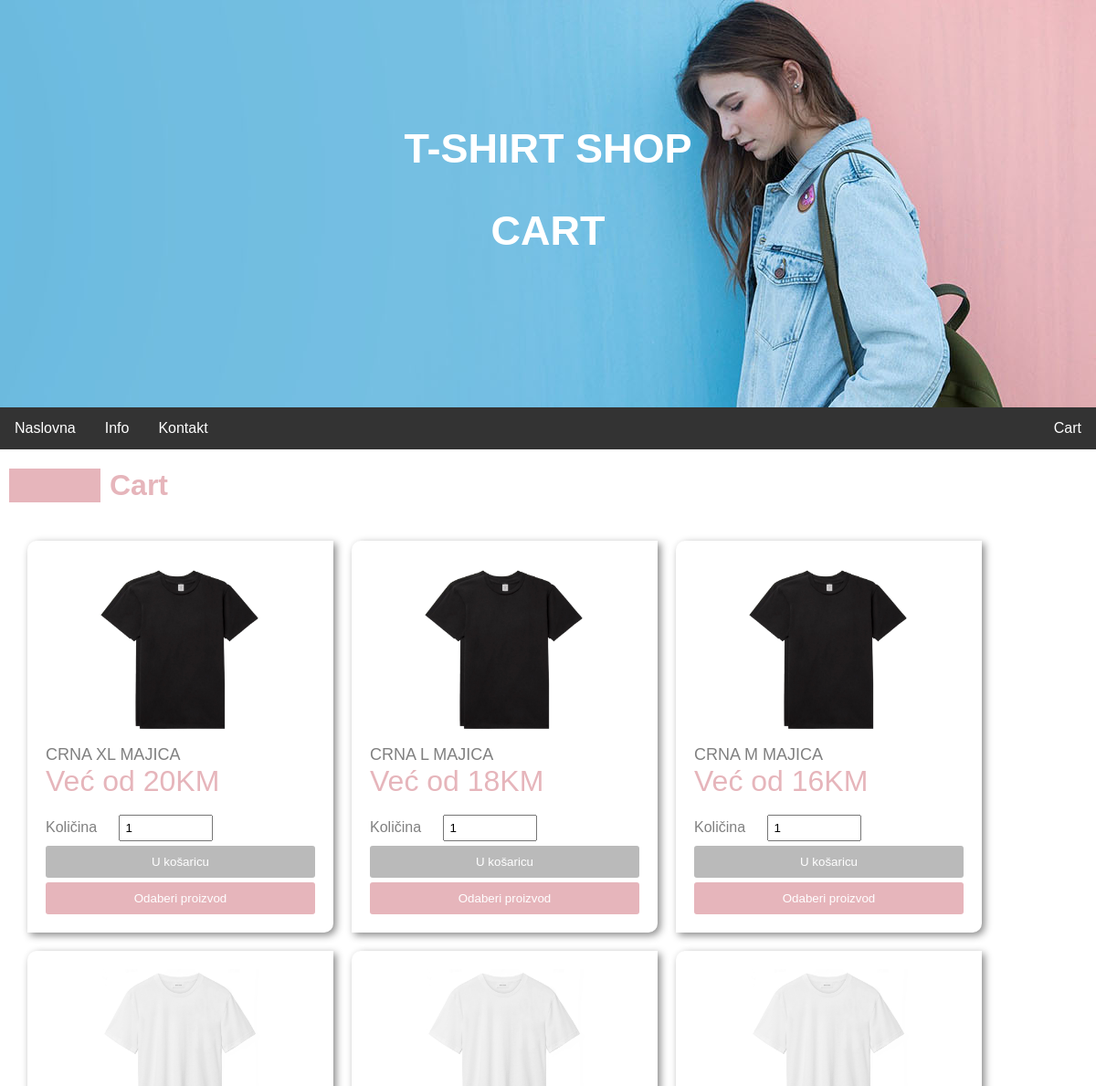
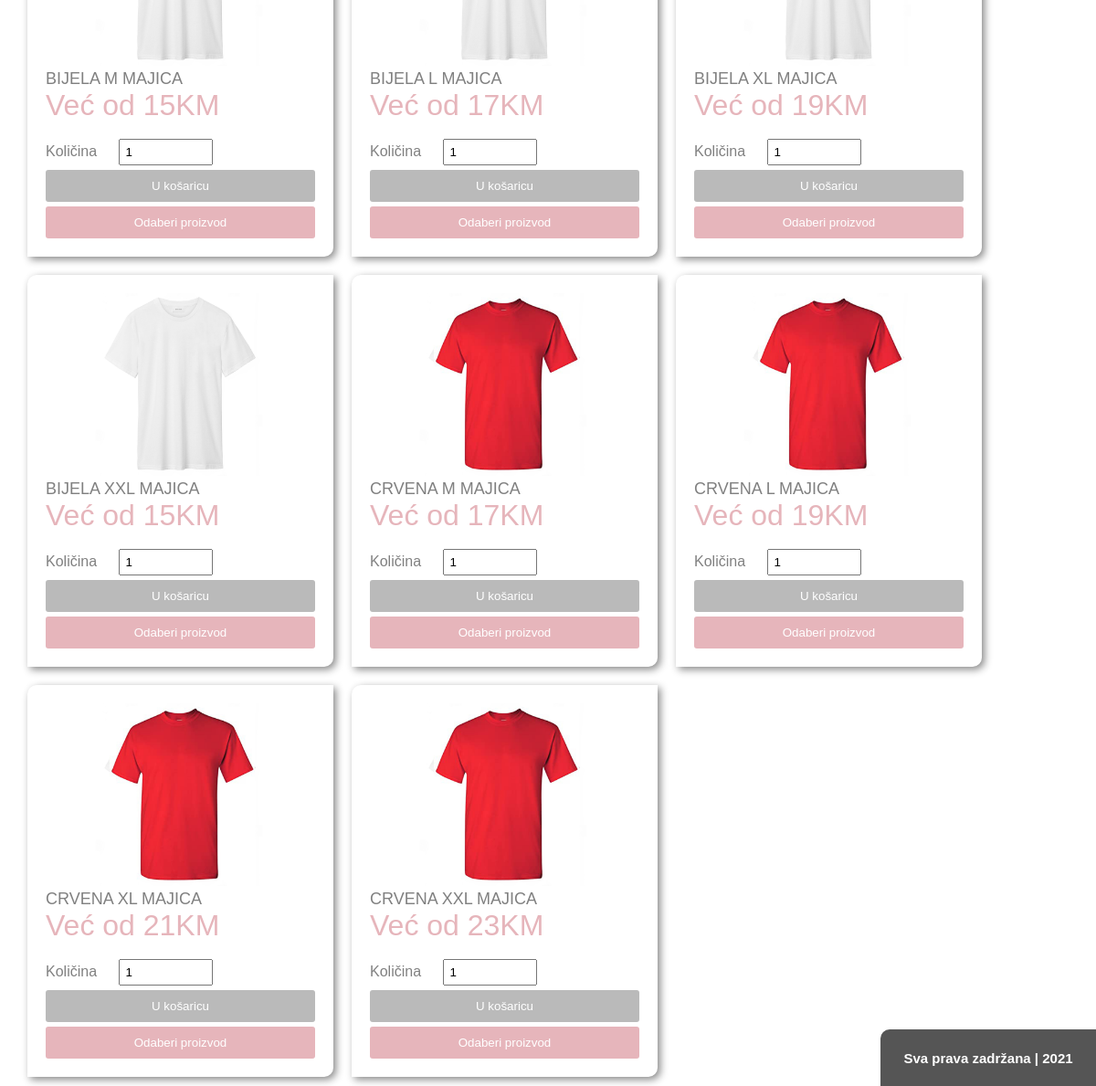
The app's page /cart.php with its own data (2 pictures, top to bottom).
### tables this page shows
CREATE TABLE `proizvodi` (
  `ID` int(11) NOT NULL,
  `Vrsta` varchar(255) DEFAULT NULL,
  `Boja` varchar(255) DEFAULT NULL,
  `Velicina` varchar(255) DEFAULT NULL,
  `Karakteristike` varchar(255) DEFAULT NULL,
  `Slika` varchar(255) DEFAULT NULL,
  `Cijena` int(11) DEFAULT NULL
);

### list.php (the view, shortened to what this page needs)
<div class="stil">
<?php
$sql = "SELECT id, vrsta, boja, slika, velicina, cijena FROM Proizvodi";
$result = $conn->query($sql);
if ($result->num_rows > 0) {
  while($row = $result->fetch_assoc()) {
    echo '<div class="proizvod">', '<img src='.$row["slika"].' width="100%" height="200px">', '<br>' , '<div class="naziv">'. $row["boja"]," " . $row["velicina"]." " . $row["vrsta"]. "</div>  " , '<div class="cijena">Već od '. $row["cijena"].'KM</div>','<br><span class="text">Količina</span> <input id="number" type="number" value="1"><button class="dugme"><a href="index.php">U košaricu</a></button><button><a href="index.php">Odaberi proizvod</a></button>', '</div>';
  }
} else {
  echo "0 results";
}
?>
</div>

### style.css (style rules this page uses)
body { font-family: 'M PLUS 1', sans-serif; background: #fff; margin: 0; padding: 0; min-height: 100vh; }
a:link { text-decoration: none; }
button { background: #e6b5bb; color: #fff !important; padding: 10px 20px 10px 20px; border-radius: 3px; border-style: none; margin-top: 5px; width: 100%; }
.dugme { background: #bababa; color: #fff !important; padding: 10px 20px 10px 20px; border-radius: 3px; border-style: none; margin-top: 5px; width: 100%; }
button a { color: #fff !important; }
.stil { color: blueviolet; margin: auto; width: 100%; padding: 10px; border-radius: 10px; margin-bottom: 50px; height: 80vh; }
@media only screen and (min-width: 600px) { .proizvod { width: 80%; display: inline; float: left; position: relative; background: #fff; border-radius: 10px 0px 10px 0px; padding: 20px; margin: 10px; box-shadow: 3px 3px 8px #888888; } }
@media only screen and (min-width: 768px) { .proizvod { width: 40%; display: inline; float: left; position: relative; background: #fff; border-radius: 10px 0px 10px 0px; padding: 20px; margin: 10px; box-shadow: 3px 3px 8px #888888; } }
@media only screen and (min-width: 1200px) { .proizvod { width: 25%; display: inline; float: left; position: relative; background: #fff; border-radius: 10px 0px 10px 0px; padding: 20px; margin: 10px; box-shadow: 3px 3px 8px #888888; } }
.naziv { color: gray; font-size: large; text-transform: uppercase; }
.cijena { animation: blinker 2s linear infinite; font-size: xx-large; color: #e6b5bb; }
.text { margin-right: 20px; color: grey; }
input[type="number"] { padding: 5px; width: 30%; position: relative; }

### records on screen
proizvodi: Slika (picture), Boja "CRNA", Velicina "XL", Vrsta "MAJICA", Cijena "20"
proizvodi: Slika (picture), Boja "CRNA", Velicina "L", Vrsta "MAJICA", Cijena "18"
proizvodi: Slika (picture), Boja "CRNA", Velicina "M", Vrsta "MAJICA", Cijena "16"
proizvodi: Slika (picture), Boja "BIJELA", Velicina "M", Vrsta "MAJICA", Cijena "15"
proizvodi: Slika (picture), Boja "BIJELA", Velicina "L", Vrsta "MAJICA", Cijena "17"
proizvodi: Slika (picture), Boja "BIJELA", Velicina "XL", Vrsta "MAJICA", Cijena "19"
proizvodi: Slika (picture), Boja "BIJELA", Velicina "XXL", Vrsta "MAJICA", Cijena "15"
proizvodi: Slika (picture), Boja "CRVENA", Velicina "M", Vrsta "MAJICA", Cijena "17"
proizvodi: Slika (picture), Boja "CRVENA", Velicina "L", Vrsta "MAJICA", Cijena "19"
proizvodi: Slika (picture), Boja "CRVENA", Velicina "XL", Vrsta "MAJICA", Cijena "21"
proizvodi: Slika (picture), Boja "CRVENA", Velicina "XXL", Vrsta "MAJICA", Cijena "23"
